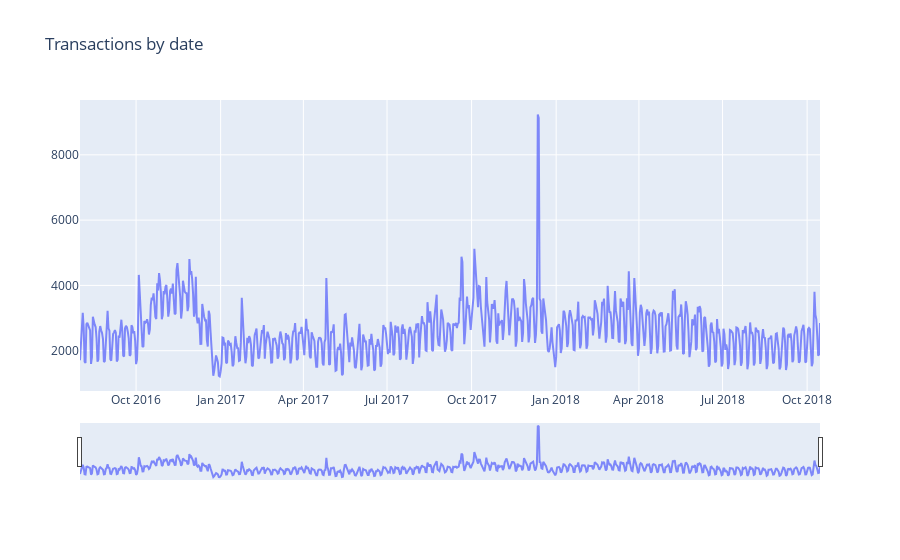

Source (notebook cell):
### Markdown cell above
## Transactions by day

### Code cell
# Transactions by time
date_sum = df.groupby('date')['totals_transactionRevenue'].count().to_frame().reset_index()
# Plot
trace_train = go.Scatter(x = pd.to_datetime(date_sum.date.astype(str)),
                        y=date_sum['totals_transactionRevenue'],opacity=0.8)

layout = dict(
    title= "Transactions by date",
    xaxis=dict(rangeslider=dict(visible=True), type='date'))
fig = dict(data= [trace_train], layout=layout)
iplot(fig)

### Figure 1 — Plotly figure (JSON) as saved in the notebook; plotly's stock layout.template omitted (floating-point values rounded to 4 significant figures; data arrays with more than 128 entries replaced by an {"elided": "..."} marker saying what was removed)
{"data": [{"opacity": 0.8, "type": "scatter", "x": {"elided": "806 str values"}, "y": {"elided": "806 int values"}}], "layout": {"title": {"text": "Transactions by date"}, "xaxis": {"rangeslider": {"visible": true}, "type": "date"}}}
